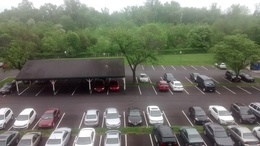
%> input picture codes/stitch/balcony/balcony1.jpg, 260 x 146 px, shrunk from 908 x 510 before the run; its folder holds 2 pictures in this run
$ octave --eval "imgstitch;"   (GNU Octave 9; MATLAB toolbox functions it lacks are replaced by stand-ins)
%> lines starting %> are read from the running program, lines starting %| are printed output that depends on the picture
%The main function to run is imgstitch which is a wrapper function. It
%handles 2 modes (stitch 2 images or stitch from a video). Both modes make
%use of the panorama() function which is adapted and modified from
%Mr. Ganesh Kumar code with whom I had worked with during our summer
%internship.

function imgstitch()
close all;
mode_ = input('Enter mode (1 for image 2 for video): ');
%> the answer given: 1

if mode_ == 1  %stitch 2 images
    %example
    %C:\Sayantan\acads\enee631\project\matlabcode\balcony
    %C:\Sayantan\acads\enee631\project\matlabcode\building
    %C:\Sayantan\acads\enee631\project\matlabcode\hill
    dp_ = input('Enter directory: ', 's');
%> the answer given: balcony
    file_ = dir(dp_);
    filenames_ = {file_.name};
    filenames = filenames_(end);
    namesplit = strsplit(filenames{1}, '.');

    parts = strsplit(dp_,'\');
    f1 = strcat(dp_, '\', parts(end), num2str(1), '.', namesplit(2));
    f2 = strcat(dp_, '\', parts(end), num2str(2), '.', namesplit(2));
    img1 = im2double(imread(f1{1}));
    img2 = im2double(imread(f2{1}));
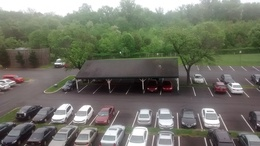
%> input picture codes/stitch/balcony/balcony2.jpg, 260 x 146 px, shrunk from 908 x 510 before the run

    octaves = 4;
    levels = 2;
    [keyPoints1 keyPoints2 match inliers im] = panorama(img1, img2, octaves, levels, 8, 200, 1.6);
% [20 lines not run here, left out]
% [13 lines left out: function videoPanorama, not called in this run]

function  [keyPoints1 keyPoints2 match inliers im] = panorama(img1, img2, octaves, levels, RANSACth, RANSACiter, sigma)
%> called with octaves = 4, levels = 2, RANSACth = 8, RANSACiter = 200, sigma = 1.6
if (0)  %enable for histogram equalization
    i1 = rgb2hsv(img1); i2 = rgb2hsv(img2);
    imeq1(:,:,1) = (i1(:,:,1));
    imeq1(:,:,2) = (i1(:,:,2));
    imeq1(:,:,3) = histeq(i1(:,:,3));
    imeq1 = hsv2rgb(imeq1);
% [5 lines of commented-out code are left out]

    imeq2(:,:,1) = (i2(:,:,1));
    imeq2(:,:,2) = (i2(:,:,2));
    imeq2(:,:,3) = histeq(i2(:,:,3));
    imeq2 = hsv2rgb(imeq2);
else
    imeq1 = img1; imeq2 = img2;
end

figure; imshow((imeq1));
figure; imshow((imeq2));

imggray1 = rgb2gray((imeq1));
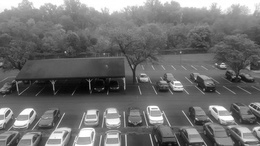
%> imggray1: size 146x260 double; min 0.00279, max 1, mean 0.439
imggray2 = rgb2gray((imeq2));
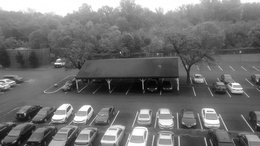
%> imggray2: size 146x260 double; min 0.00352, max 1, mean 0.444

[keyPoints1,descriptors1] = sift(imggray1, octaves, levels, sigma);
%display SIFT points
J = imggray1;
for c = 1:size(keyPoints1,1)
    shapeInserter = vision.ShapeInserter;
    rectangle = int32([keyPoints1(c,2) keyPoints1(c,1) 5 5]);
    J = step(shapeInserter, J, rectangle);
end
figure; imshow(J);
[keyPoints2,descriptors2] = sift(imggray2, octaves, levels, sigma);
J = imggray2;
for c = 1:size(keyPoints2,1)
    shapeInserter = vision.ShapeInserter;
    rectangle = int32([keyPoints2(c,2) keyPoints2(c,1) 5 5]);
    J = step(shapeInserter, J, rectangle);
end
figure; imshow(J);

match = findBestMatch(descriptors1, descriptors2);

%find transformzation using RANSAC
[best, inliers]  = ransac(keyPoints1,keyPoints2,match,RANSACth,RANSACiter);

%merge
im = merge(best, img1, img2);
end

function [gaussPyramid dogPyramid sigmas] = findPyramids(image, octaves, levels, baseSigma)
%> called with octaves = 4, levels = 2, baseSigma = 1.6
%gaussian and DoG pyramids
sigmas = zeros(octaves, levels);
workingImage = image;
for octave = 1:octaves
    sigma = baseSigma * 2^(octave-1);
    gaussFilter = getGaussFilter(sigma);
    gaussPyramid{octave,1} = conv2( gaussFilter, gaussFilter, workingImage, 'same');
    sigmas(octave, 1) = sigma;
    for level=2:levels+3
        sigma = sigma*sqrt(2);
        sigmas(octave,level) = sigma;
        gaussFilter = getGaussFilter(sigma);
        gaussPyramid{octave,level} = conv2(gaussFilter, gaussFilter, workingImage , 'same' );
        dogPyramid{octave} (:,:,level-1)= gaussPyramid{octave,level} - gaussPyramid{octave,level-1};
    end
    workingImage = imresize(workingImage, 0.5);
end
%> this loop made 4 passes
%> pass 1, in findPyramids, `workingImage = imresize(workingImage, 0.5);`:
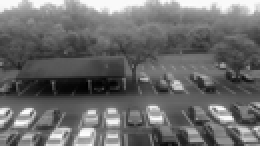
%> workingImage: size 73x130 double (shown 2 times larger); min 0.0129, max 1.02, mean 0.439; drawn with min black and max white
%> pass 2, in findPyramids, `workingImage = imresize(workingImage, 0.5);`:
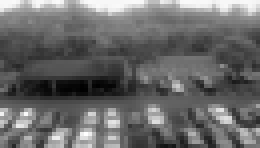
%> workingImage: size 37x65 double (shown 4 times larger); min 0.024, max 1.03, mean 0.438; drawn with min black and max white
%> after the loop, dogPyramid = 4 items; gaussPyramid = 20 items; sigmas = [1.6 2.26 3.2 4.53 6.4; 3.2 4.53 6.4 9.05 12.8; 6.4 9.05 12.8 18.1 25.6; 12.8 18.1 25.6 36.2 51.2]
end

% [15 lines left out: function computeDerivatives, not called in this run]

function [keyPoints, descriptors] = sift(image, octaves, levels, s)
[gaussPyramid dogPyramid sigmas] = findPyramids(image, octaves, levels, s);
%> gaussPyramid = 20 items; dogPyramid = 4 items

% find maxima and minima
keyPointCount = 0;
for octave = 1:octaves
    for level = 2:levels+1
        for y = 5:size(dogPyramid{octave} (:,:,level), 1) - 5
            for x = 5:size(dogPyramid{octave} (:,:,level), 2) - 5
                area = dogPyramid{octave}((y-1):(y+1),(x-1):(x+1),(level-1):(level+1)); %27 point neighbourhood
                point = area(2,2,2);  %centre of neighbourhood
                if((point == max(area(:)) || point == min(area(:))) && abs(point) > 0.03)

                    [H, D] = computeDerivatives(dogPyramid, octave, x, y, level);

                    %curvature threshold
                    if ((trace(H)^2) / det(H) < (11^2)/10)
                        delta = (H^(-1))*D;

                        % build histogram
                        region =  gaussPyramid{octave, level}(y-2:y+2,x-2:x+2);
                        bin = zeros(1,36);
                        deltaX = conv2(region,[-1 1],'same');
                        deltaY = conv2(region,[-1 1]','same');
                        mag = sqrt(deltaX.^2 + deltaY.^2);

                        for cc1 = 1:size(deltaX,1)
                            for cc2 = 1:size(deltaX,2)
                                binIndex(cc1,cc2) = ceil((180/pi)*myatan2(deltaY(cc1,cc2), deltaX(cc1,cc2))/10);
                            end
                        end

                        for i=2:4
                            for j = 2:4
                                bin(binIndex(i,j)) = bin(binIndex(i,j)) + mag(i,j)*gauss(1.5*sigmas(octave,level),  sqrt((i-3)^2+(j-3)^2));
                            end
                        end

                        maxBin = max(bin);
                        maxList = find(bin>=0.8*maxBin);
                        for ii = 1:size(maxList)
                            modxy = [x;y] + delta(1:2); %correction
                            keyPointCount = keyPointCount + 1;
                            keyPoints(keyPointCount, [1:3]) = [modxy(2) modxy(1) octave];

                            [gridX, gridY] = meshgrid(-6:4:6);
                            grid1 = [gridX(:) gridY(:)]';
                            [gridX, gridY] = meshgrid(-8:7);
                            grid2 = [gridX(:) gridY(:)]';
                            rotMtx = [cos(maxList(ii)*pi/18) -sin(maxList(ii)*pi/18); sin(maxList(ii)*pi/18) cos(maxList(ii)*pi/18)];
                            rotGrid1 = rotMtx*grid1 + repmat(modxy, 1, 16);
                            rotGrid2 = rotMtx*grid2 + repmat(modxy, 1, 256);
                            rot1X = rotGrid1(1,:); rot1Y = rotGrid1(2,:);
                            rot2X = rotGrid2(1,:); rot2Y = rotGrid2(2,:);

                            %get neighbours in rotated grid
                            tempX = interp2(gaussPyramid{octave,level}, [rot2X' rot2X'+1], [rot2Y' rot2Y'], 'linear');
                            tempY = interp2(gaussPyramid{octave,level}, [rot2X' rot2X'], [rot2Y' rot2Y'+1], 'linear');
                            tempX(find(isnan(tempX))) = 0;
                            tempY(find(isnan(tempY))) = 0;
                            dx = conv2(tempX,[-1 1], 'same');
                            dy = conv2(tempY,[-1 1], 'same');
                            mag = sqrt(dx(:,1).^2 + dy(:,1).^2);
                            deg = zeros(256,1);
                            for cc = 1:256
                                deg(cc,1) = myatan2(dy(cc,1), dx(cc,1));
                            end

                            % calculate descriptors
                            deg = mod((deg*(180/pi)-maxList(ii)*10)+360,360);
                            descriptor = zeros(1,128);
                            for i=1:256
                                weightX = max(1 - (abs(rot1X- rot2X(i))/4), 0);
                                weightY = max(1 - (abs(rot1Y - rot2Y(i))/4), 0);
                                weight = reshape(repmat(weightX.*weightY,8,1),1,128);
                                diff = mod(deg(i) - [-180:45:135] + 180, 360) - 180;
                                weightDeg = repmat(max(1 - abs(diff)/45,0), 1, 16);
                                weightGauss = gauss(8, sqrt((rot2X(i)-modxy(1))^2+(rot2Y(i)-modxy(2))^2));
                                descriptor = descriptor + weight.*weightDeg*weightGauss*mag(i);
                            end
                            descriptor = descriptor/norm(descriptor);
                            descriptor(descriptor>0.2) = 0.2; %saturate
                            descriptor = descriptor/norm(descriptor); %normalize
                            descriptors(keyPointCount,1:128) = descriptor;
                        end
                    end
                end
            end
        end
    end
end
%> after the loop, D = [0.000173; -0.000116; -0.00403]; H = [0.00174 -8.78e-05 -0.000747; -8.78e-05 0.0017 -0.00101; -0.000747 -0.00101 0.0299]; bin = 36 values, max 0.00102 at index 25, min 0 at index 1, mean 7.56e-05; binIndex = [17 18 18 18 36; 24 23 23 22 36; 26 25 25 24 36; 26 26 26 25 36; 10 10 10 10 5]; deg = 256 values, max 358.9 at index 46, min 1.16 at index 150, mean 152.9; delta = [-0.00729; -0.482; 0.3]; deltaX = [-0.00172 -0.00232 -0.003 -0.00374 0.216; -0.00194 -0.0025 -0.00313 -0.00383 0.217; -0.00213 -0.00263 -0.0032 -0.00383 0.22; -0.00229 -0.00272 -0.00321 -0.00376 0.226; -0.00241 -0.00275 -0.00315 -0.0036 0.236]; deltaY = [0.000566 0.000345 0.000165 2.94e-05 -5.97e-05; -0.0027 -0.00289 -0.00302 -0.00309 -0.0031; -0.00619 -0.00635 -0.00643 -0.00644 -0.00637; -0.00979 -0.00991 -0.00994 -0.00988 -0.00972; 0.224 0.226 0.229 0.232 0.236]; descriptor = 128 values, max 0.283 at index 5, min 0 at index 1, mean 0.0416; diff = [40.48 -4.52 -49.52 -94.52 -139.5 175.5 130.5 85.48]; dx = 256 rows, first 12: [-0.00364 0.387; -0.0031 0.381; -0.00262 0.374; -0.00221 0.367; -0.00187 0.36; -0.00162 0.353; -0.00147 0.346; -0.00143 0.339; -0.00152 0.332; -0.00174 0.326; -0.00211 0.321; -0.00262 0.316]; dy = 256 rows, first 12: [-0.0256 0.409; -0.0258 0.403; -0.0261 0.398; -0.0261 0.391; -0.026 0.384; -0.0258 0.377; -0.0253 0.369; -0.0246 0.362; -0.0239 0.354; -0.0228 0.347; -0.0216 0.34; -0.0203 0.334]; grid1 = 16 columns, first 8: [-6 -6 -6 -6 -2 -2 -2 -2; -6 -2 2 6 -6 -2 2 6]; grid2 = 256 columns, first 8: [-8 -8 -8 -8 -8 -8 -8 -8; -8 -7 -6 -5 -4 -3 -2 -1]; keyPointCount = 27; keyPoints = 27 rows, first 12: [77.37 229.1 1; 108.5 191.9 1; 116.8 191.7 1; 118.4 57.41 1; 123.8 10.52 1; 122.7 244.2 1; 123.3 65.41 1; 124.1 200.3 1; 124.5 226.2 1; 129.2 113.9 1; 130.5 21.05 1; 133.1 74.58 1]; mag = 256 values, max 0.0263 at index 19, min 0.000528 at index 179, mean 0.0123; maxBin = 0.00102; maxList = [25 26]; modxy = [52.99; 42.52]; region = [0.206 0.207 0.21 0.213 0.216; 0.205 0.207 0.21 0.213 0.217; 0.208 0.21 0.213 0.216 0.22; 0.214 0.216 0.219 0.222 0.226; 0.224 0.226 0.229 0.232 0.236]
% scale keypoint by octave
keyPoints(:,2) = keyPoints(:,2).*(2.^(keyPoints(:,3)-1));
keyPoints(:,1) = keyPoints(:,1).*(2.^(keyPoints(:,3)-1));
end

% [151 lines left out: functions merge, stitchPyramid, downsampleby2, upsampleby2, ransac, countMatches, not called in this run]

% Find minimum distance pairs between the two keypoints
% [12 lines left out: function findBestMatch, not called in this run]

function gaussianFilter = getGaussFilter(sigma)
x=1:2*round(3.5 * sigma)+1;
x=x-ceil(length(x)/2);
gaussianFilter = 1/(sigma*sqrt(2*pi)) * exp(-(x.^2)/(2*sigma^2));
end

function gauss = gauss(sigma,dist)
gauss = 1/(sigma*sqrt(2*pi)) * exp(-(dist^2)/(2*sigma^2));
end

%this function is modified from a Mathworks forum answer
%http://www.mathworks.com/matlabcentral/answers/9330-changing-the-atan-function-so-that-it-ranges-from-0-to-2-pi
% [27 lines left out: function myatan2, not called in this run]
%> in panorama, `[keyPoints1,descriptors1] = sift(imggray1, octaves, levels, sigma);`:
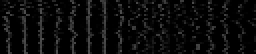
%> descriptors1: size 27x128 double (shown 2 times larger); min 0, max 0.305, mean 0.0442
%> in panorama, `[keyPoints1,descriptors1] = sift(imggray1, octaves, levels, sigma);`: keyPoints1 has the same summary as keyPoints in sift
%> (the run ends here)
